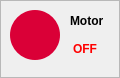
      <widget class="QFrame" name="frame_OnOff_brazo">
       <property name="geometry">
        <rect>
         <x>460</x>
         <y>212</y>
         <width>120</width>
         <height>78</height>
        </rect>
       </property>
       <property name="frameShape">
        <enum>QFrame::StyledPanel</enum>
       </property>
       <property name="frameShadow">
        <enum>QFrame::Raised</enum>
       </property>
       <widget class="QRadioButton" name="brazoOnOff">
        <property name="geometry">
         <rect>
          <x>10</x>
          <y>10</y>
          <width>101</width>
          <height>51</height>
         </rect>
        </property>
        <property name="minimumSize">
         <size>
          <width>0</width>
          <height>30</height>
         </size>
        </property>
        <property name="font">
         <font>
          <family>ArialBlack</family>
          <pointsize>12</pointsize>
          <weight>1</weight>
          <italic>false</italic>
          <bold>false</bold>
         </font>
        </property>
        <property name="styleSheet">
         <string notr="true">QRadioButton
{
	color: #2a2a2a;
	font: 87 14 pt &quot;ArialBlack&quot;;
}

QRadioButton::indicator
{
	width: 50px;
	height: 50px;
	border-radius: 25px;
}

QRadioButton::indicator:checked {
   background-color: #00ff00;

}

QRadioButton::indicator:unchecked 
{
	background-color: #da0037;
	
}</string>
        </property>
        <property name="text">
         <string/>
        </property>
        <property name="checked">
         <bool>false</bool>
        </property>
       </widget>
       <widget class="QLabel" name="etiquetaBrazoOnOff">
        <property name="geometry">
         <rect>
          <x>70</x>
          <y>30</y>
          <width>41</width>
          <height>31</height>
         </rect>
        </property>
        <property name="font">
         <font>
          <weight>75</weight>
          <bold>true</bold>
         </font>
        </property>
        <property name="styleSheet">
         <string notr="true">margin-top: 6px;
color: red;</string>
        </property>
        <property name="text">
         <string>OFF</string>
        </property>
       </widget>
       <widget class="QLabel" name="label_8">
        <property name="geometry">
         <rect>
          <x>70</x>
          <y>10</y>
          <width>51</width>
          <height>22</height>
         </rect>
        </property>
        <property name="font">
         <font>
          <weight>75</weight>
          <bold>true</bold>
         </font>
        </property>
        <property name="text">
         <string>Motor</string>
        </property>
       </widget>
      </widget>
